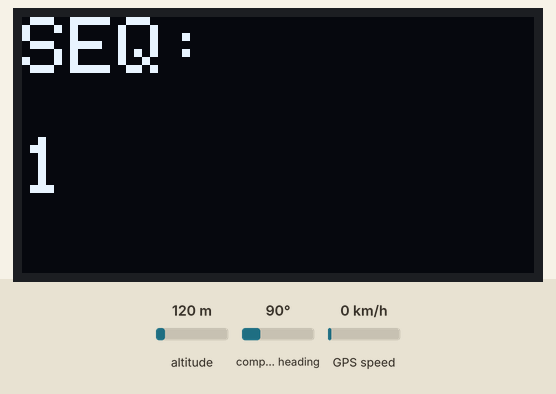
A sketch run on a simulated ESP32. Shown: 128×64 one-colour display. Inputs (shaded band) come from the test bench; at power-on: altitude 120 m, compass heading 90°, GPS speed 0 km/h. The GPS gets a fix after 3 s at 37.7749, -122.4194 with 8 satellites; no radio packets arrive unless stated; what the sketch prints to the serial monitor is not drawn. At 21.4 s the program puts the board to deep sleep or switches it off; the recording ends there.

Above: at 3.2 s.
At 6.3 s:
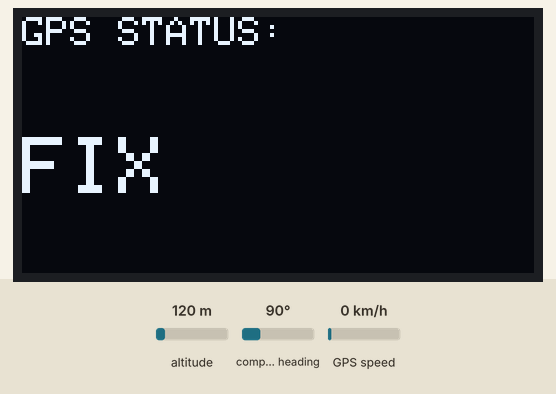
At 9.3 s:
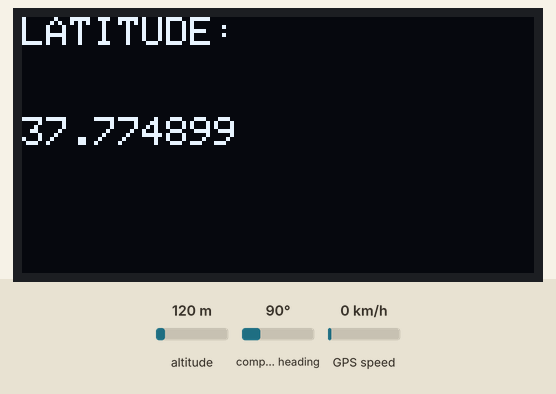
At 12.3 s:
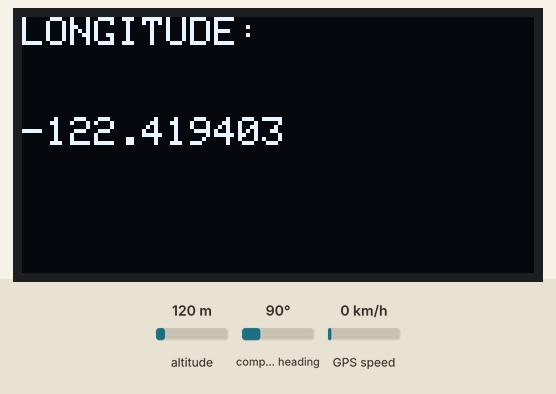
At 15.3 s:
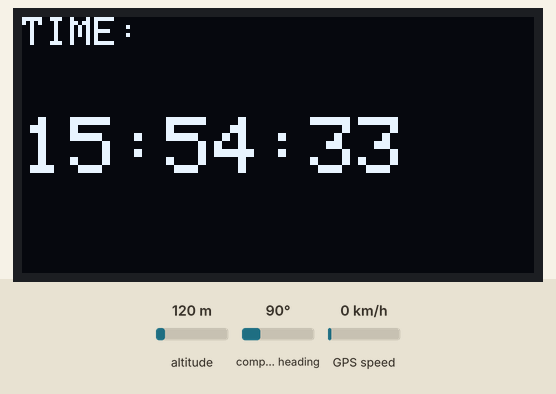
At 18.4 s:
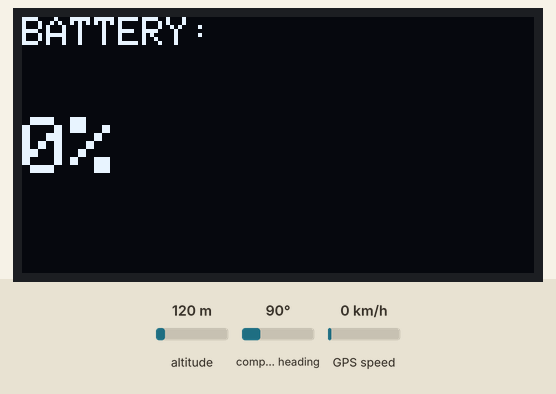

Measured:
- what the display in image 0 shows lasts 3.0 s, from 3.2 s to 6.2 s

The sketch:

Asset_Tracking_ESP32_Tx.ino
```cpp
#include <SPI.h>
#include <LoRa.h>
#include <TinyGPS++.h>
#include <HardwareSerial.h>

#include <Wire.h>
#include <Adafruit_GFX.h>
#include <Adafruit_SSD1306.h>

#include "esp_sleep.h"

// OLED CONFIG
#define SCREEN_WIDTH 128
#define SCREEN_HEIGHT 64

Adafruit_SSD1306 display(SCREEN_WIDTH, SCREEN_HEIGHT, &Wire, -1);

// LORA PINS
#define SS      5
#define RST     4
#define DIO0    15

// GPS
HardwareSerial gpsSerial(2);
TinyGPSPlus gps;

// BUTTON
#define BUTTON_PIN 27

// BATTERY
#define BATT_PIN 34

// SLEEP SETTINGS
#define uS_TO_S_FACTOR 1000000ULL
#define SLEEP_TIME 10

// RTC VARIABLES
RTC_DATA_ATTR int seq = 0;

// GLOBAL VARIABLES
String gpsStatus = "NO_FIX";
String timeStr = "NO_TIME";

float latitude = 0.0;
float longitude = 0.0;

float battVoltage = 0.0;
int battPercent = 0;

bool displayRequired = false;


// FUNCTION DECLARATIONS
void showOLEDPages();
void readBattery();
void getGPSData();
void transmitData();
void enterDeepSleep();

// SETUP
void setup() {

  Serial.begin(115200);
  pinMode(BUTTON_PIN, INPUT_PULLUP); //Button

  //OLED
  Wire.begin(21, 22);

  if (!display.begin(SSD1306_SWITCHCAPVCC, 0x3C)) {
    Serial.println("OLED init failed");
  }

  display.clearDisplay();
  display.display();

  //  Wake Reason
  esp_sleep_wakeup_cause_t wakeReason;
  wakeReason = esp_sleep_get_wakeup_cause();

  /*
      Wakeup Causes:
      2 = External GPIO (button)
      3 = Timer
  */

  if (wakeReason == ESP_SLEEP_WAKEUP_EXT0) {
    displayRequired = true;
    Serial.println("Wakeup by BUTTON");
  }
  else if (wakeReason == ESP_SLEEP_WAKEUP_TIMER) {
    displayRequired = false;
    Serial.println("Wakeup by TIMER");
  }
  else {
    // First boot
    displayRequired = true;
    Serial.println("Normal Startup");
  }

  //GPS
  gpsSerial.begin(9600, SERIAL_8N1, 16, 17);

  //LoRa
  LoRa.setPins(SS, RST, DIO0);

  if (!LoRa.begin(433E6)) {
    Serial.println("LoRa init failed!");
    while (1);
  }

  Serial.println("LoRa Ready");


  // MAIN OPERATION CYCLE

  seq++;
  getGPSData();
  readBattery();
  transmitData();

  // OLED DISPLAY IF BUTTON WAKE
  if (displayRequired) {
    showOLEDPages();
  }


  // GO TO SLEEP
  enterDeepSleep();
}


// LOOP
void loop() {
}


// GPS FUNCTION
void getGPSData() {

  unsigned long start = millis();

  while (millis() - start < 15000) {

    while (gpsSerial.available()) {
      gps.encode(gpsSerial.read());
    }

    if (gps.location.isValid()) {

      latitude = gps.location.lat();
      longitude = gps.location.lng();

      gpsStatus = "FIX";

      if (gps.time.isValid()) {

        int hourUTC = gps.time.hour();
        int minuteUTC = gps.time.minute();
        int secondUTC = gps.time.second();

        // Convert UTC to IST (+5:30)
        int hourIST = hourUTC + 5;
        int minuteIST = minuteUTC + 30;

        // Handle minute overflow
        if (minuteIST >= 60) {
        minuteIST -= 60;
        hourIST += 1;
        }

        // Handle hour overflow
        if (hourIST >= 24) {
        hourIST -= 24;
        }

       char buffer[10];
       sprintf(buffer, "%02d:%02d:%02d",
         hourIST,
         minuteIST,
         secondUTC);
       timeStr = String(buffer);
      }

      return;
    }
  }

  // If timeout occurs

  gpsStatus = "NO_FIX";
  timeStr = "NO_TIME";
}


// BATTERY FUNCTION
void readBattery() {

  int raw = analogRead(BATT_PIN);

  float adcVoltage = (raw / 4095.0) * 3.3;

  battVoltage = adcVoltage * 3.0;

  // Simple 2-cell Li-ion battery percentage estimation
  // 6.6 V = 0% ; 8.4 V = 100%
  battPercent = map(battVoltage * 100,
                    660,
                    840,
                    0,
                    100);

  battPercent = constrain(battPercent, 0, 100);
}


// TRANSMIT FUNCTION
void transmitData() {

  String data =
    String(seq) + "," +
    String(latitude, 6) + "," +
    String(longitude, 6) + "," +
    gpsStatus + "," +
    timeStr + "," +
    String(battPercent);

  LoRa.beginPacket();
  LoRa.print(data);
  LoRa.endPacket();

  Serial.println("=================================");
  Serial.println("TRANSMITTED DATA");
  Serial.println(data);
  Serial.println("=================================");
}


// OLED DISPLAY FUNCTION
void showOLEDPages() {

  // ---------- Page 1 ----------

  display.clearDisplay();

  display.setTextSize(2);
  display.setTextColor(WHITE);

  display.setCursor(0, 0);
  display.println("SEQ:");

  display.setCursor(0, 30);
  display.println(seq);

  display.display();

  delay(3000);

  // ---------- Page 2 ----------

  display.clearDisplay();

  display.setTextSize(1);

  display.setCursor(0, 0);
  display.println("GPS STATUS:");

  display.setTextSize(2);

  display.setCursor(0, 30);
  display.println(gpsStatus);

  display.display();

  delay(3000);

  // ---------- Page 3 ----------

  display.clearDisplay();

  display.setTextSize(1);

  display.setCursor(0, 0);
  display.println("LATITUDE:");

  display.setCursor(0, 25);
  display.println(latitude, 6);

  display.display();

  delay(3000);

  // ---------- Page 4 ----------

  display.clearDisplay();

  display.setTextSize(1);

  display.setCursor(0, 0);
  display.println("LONGITUDE:");

  display.setCursor(0, 25);
  display.println(longitude, 6);

  display.display();

  delay(3000);

  // ---------- Page 5 ----------

  display.clearDisplay();

  display.setTextSize(1);

  display.setCursor(0, 0);
  display.println("TIME:");

  display.setTextSize(2);

  display.setCursor(0, 25);
  display.println(timeStr);

  display.display();

  delay(3000);

  // ---------- Page 6 ----------

  display.clearDisplay();

  display.setTextSize(1);

  display.setCursor(0, 0);
  display.println("BATTERY:");

  display.setTextSize(2);

  display.setCursor(0, 25);
  display.print(battPercent);
  display.println("%");

  display.display();

  delay(3000);

  // OLED OFF

  display.ssd1306_command(SSD1306_DISPLAYOFF);
}


// DEEP SLEEP FUNCTION
void enterDeepSleep() {

  Serial.println("Entering Deep Sleep...");

  // OLED OFF before sleep
  display.ssd1306_command(SSD1306_DISPLAYOFF);

  // Wakeup by timer
  esp_sleep_enable_timer_wakeup(SLEEP_TIME * uS_TO_S_FACTOR);

  // Wakeup by button (GPIO27)
  esp_sleep_enable_ext0_wakeup(GPIO_NUM_27, 0);

  delay(100);

  esp_deep_sleep_start();
}
```
